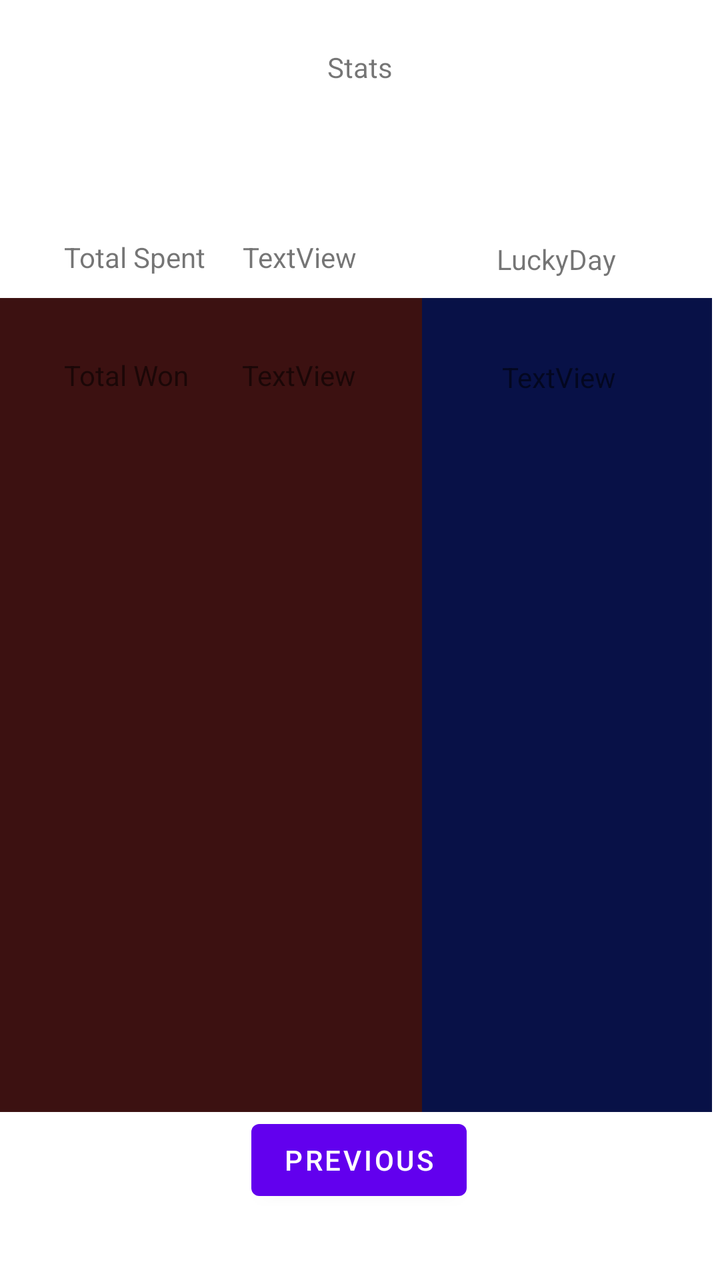
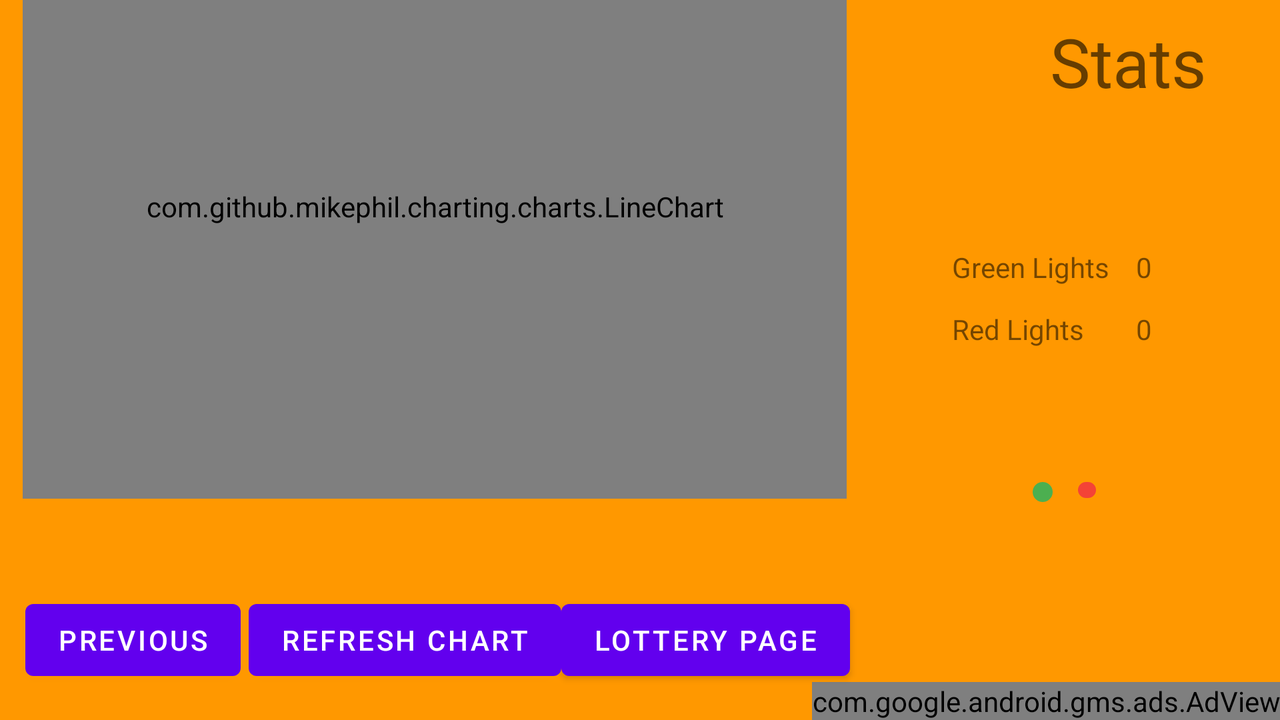

An Android layout and its configuration variant, each rendered on a device that would load it. The default file and the variant file are quoted in full after the pictures.
<!-- AndroidManifest.xml: application theme Theme.LuckyDay -->
<!-- res/layout/fragment_view_data.xml -->
<?xml version="1.0" encoding="utf-8"?>
<androidx.constraintlayout.widget.ConstraintLayout xmlns:android="http://schemas.android.com/apk/res/android"
    xmlns:app="http://schemas.android.com/apk/res-auto"
    xmlns:tools="http://schemas.android.com/tools"
    android:layout_width="match_parent"
    android:layout_height="match_parent"
    tools:context=".viewDataFragment">

    <TextView
        android:id="@+id/textview_second"
        android:layout_width="wrap_content"
        android:layout_height="wrap_content"
        app:layout_constraintBottom_toTopOf="@id/button_second"
        app:layout_constraintEnd_toEndOf="parent"
        app:layout_constraintStart_toStartOf="parent"
        app:layout_constraintTop_toTopOf="parent" />

    <Button
        android:id="@+id/button_second"
        android:layout_width="wrap_content"
        android:layout_height="wrap_content"
        android:layout_marginBottom="36dp"
        android:text="@string/previous"
        app:layout_constraintBottom_toBottomOf="parent"
        app:layout_constraintEnd_toEndOf="parent"
        app:layout_constraintHorizontal_bias="0.498"
        app:layout_constraintStart_toStartOf="parent" />

    <TextView
        android:id="@+id/textView"
        android:layout_width="wrap_content"
        android:layout_height="wrap_content"
        android:layout_marginTop="24dp"
        android:text="Stats"
        app:layout_constraintEnd_toEndOf="parent"
        app:layout_constraintHorizontal_bias="0.5"
        app:layout_constraintStart_toStartOf="parent"
        app:layout_constraintTop_toTopOf="parent" />

    <ListView
        android:id="@+id/listView"
        android:layout_width="257dp"
        android:layout_height="407dp"
        android:background="#3C1111"
        app:layout_constraintBottom_toTopOf="@+id/button_second"
        app:layout_constraintEnd_toStartOf="@+id/_dynamic"
        app:layout_constraintStart_toStartOf="parent" />

    <TextView
        android:id="@+id/textView2"
        android:layout_width="wrap_content"
        android:layout_height="wrap_content"
        android:layout_marginStart="32dp"
        android:layout_marginTop="76dp"
        android:text="Total Spent"
        app:layout_constraintStart_toStartOf="parent"
        app:layout_constraintTop_toBottomOf="@+id/textView" />

    <TextView
        android:id="@+id/textView3"
        android:layout_width="wrap_content"
        android:layout_height="wrap_content"
        android:layout_marginStart="32dp"
        android:layout_marginTop="40dp"
        android:text="Total Won"
        app:layout_constraintStart_toStartOf="parent"
        app:layout_constraintTop_toBottomOf="@+id/textView2" />

    <TextView
        android:id="@+id/totalSpentTV"
        android:layout_width="wrap_content"
        android:layout_height="wrap_content"
        android:layout_marginTop="76dp"
        android:text="TextView"
        app:layout_constraintEnd_toEndOf="parent"
        app:layout_constraintHorizontal_bias="0.4"
        app:layout_constraintStart_toStartOf="parent"
        app:layout_constraintTop_toBottomOf="@+id/textView" />

    <TextView
        android:id="@+id/totalWonTV"
        android:layout_width="wrap_content"
        android:layout_height="wrap_content"
        android:layout_marginTop="40dp"
        android:text="TextView"
        app:layout_constraintEnd_toEndOf="parent"
        app:layout_constraintHorizontal_bias="0.399"
        app:layout_constraintStart_toStartOf="parent"
        app:layout_constraintTop_toBottomOf="@+id/totalSpentTV" />

    <ListView
        android:id="@+id/moonDayList"
        android:layout_width="145dp"
        android:layout_height="407dp"
        android:layout_marginEnd="4dp"
        android:background="#081147"
        app:layout_constraintBottom_toTopOf="@+id/button_second"
        app:layout_constraintEnd_toEndOf="parent" />

    <TextView
        android:id="@+id/textView6"
        android:layout_width="wrap_content"
        android:layout_height="wrap_content"
        android:layout_marginTop="120dp"
        android:layout_marginEnd="52dp"
        android:text="LuckyDay"
        app:layout_constraintEnd_toEndOf="parent"
        app:layout_constraintTop_toTopOf="parent" />

    <TextView
        android:id="@+id/luckyDayTV"
        android:layout_width="wrap_content"
        android:layout_height="wrap_content"
        android:layout_marginTop="40dp"
        android:layout_marginEnd="52dp"
        android:text="TextView"
        app:layout_constraintEnd_toEndOf="parent"
        app:layout_constraintTop_toBottomOf="@+id/textView6" />

</androidx.constraintlayout.widget.ConstraintLayout>
<!-- resources referenced by this layout -->
<resources>
  <string name="previous">Previous</string>
  <style name="Theme.LuckyDay" parent="Theme.MaterialComponents.DayNight.DarkActionBar">
          
          <item name="colorPrimary">@color/purple_500</item>
          <item name="colorPrimaryVariant">@color/purple_700</item>
          <item name="colorOnPrimary">@color/white</item>
          
          <item name="colorSecondary">@color/teal_200</item>
          <item name="colorSecondaryVariant">@color/teal_700</item>
          <item name="colorOnSecondary">@color/black</item>
          
          <item name="android:statusBarColor" tools:targetApi="l">?attr/colorPrimaryVariant</item>
          
      </style>
  <color name="purple_500">#FF6200EE</color>
  <color name="purple_700">#FF3700B3</color>
  <color name="white">#FFFFFFFF</color>
  <color name="teal_200">#FF03DAC5</color>
  <color name="teal_700">#FF018786</color>
  <color name="black">#FF000000</color>
</resources>
<!-- res/layout-land/fragment_view_data.xml (the repository's variant of the layout above) -->
<!-- drawn on the phone turned sideways -->
<?xml version="1.0" encoding="utf-8"?>
<androidx.constraintlayout.widget.ConstraintLayout xmlns:android="http://schemas.android.com/apk/res/android"
    xmlns:app="http://schemas.android.com/apk/res-auto"
    xmlns:tools="http://schemas.android.com/tools"
    android:layout_width="match_parent"
    android:layout_height="match_parent"
    android:background="#FF9800"
    tools:context=".viewDataFragment">

    <Button
        android:id="@+id/lotteryPageButton"
        android:layout_width="wrap_content"
        android:layout_height="wrap_content"
        android:layout_weight="1"
        android:text="Lottery Page"
        app:layout_constraintBottom_toBottomOf="@+id/chartButton"
        app:layout_constraintStart_toEndOf="@+id/chartButton" />

    <com.google.android.gms.ads.AdView
        android:id="@+id/adView"
        android:layout_width="wrap_content"
        android:layout_height="wrap_content"
        android:layout_alignParentBottom="true"
        android:layout_centerHorizontal="true"
        app:adSize="BANNER"
        app:adUnitId="ca-app-pub-3940256099942544/6300978111"
        app:layout_constraintBottom_toBottomOf="parent"
        app:layout_constraintEnd_toEndOf="parent"></com.google.android.gms.ads.AdView>

    <ImageView
        android:id="@+id/redLightIndicator"
        android:layout_width="9dp"
        android:layout_height="8dp"
        android:layout_marginEnd="92dp"
        android:src="@drawable/rounded_button_red"
        app:layout_constraintBottom_toBottomOf="@+id/greenLightIndicator"
        app:layout_constraintEnd_toEndOf="parent"
        app:layout_constraintTop_toTopOf="@+id/greenLightIndicator"
        app:layout_constraintVertical_bias="0.0" />

    <ImageView
        android:id="@+id/greenLightIndicator"
        android:layout_width="10dp"
        android:layout_height="10dp"
        android:layout_marginStart="91dp"
        android:src="@drawable/greenlightbutton"
        app:layout_constraintBottom_toBottomOf="parent"
        app:layout_constraintEnd_toStartOf="@+id/redLightIndicator"
        app:layout_constraintHorizontal_bias="0.128"
        app:layout_constraintStart_toEndOf="@+id/lineChart"
        app:layout_constraintTop_toBottomOf="@+id/redLightsText3"
        app:layout_constraintVertical_bias="0.38" />

    <com.github.mikephil.charting.charts.BarChart
        android:id="@+id/chart"
        android:layout_width="408dp"
        android:layout_height="111dp"
        android:layout_marginStart="3dp"
        android:layout_marginTop="50dp"
        app:layout_constraintEnd_toEndOf="parent"
        app:layout_constraintStart_toStartOf="parent"
        app:layout_constraintTop_toBottomOf="@+id/button_second">

    </com.github.mikephil.charting.charts.BarChart>

    <com.github.mikephil.charting.charts.LineChart
        android:id="@+id/lineChart"
        android:layout_width="412dp"
        android:layout_height="292dp"
        app:layout_constraintBottom_toTopOf="@+id/moonPicture"
        app:layout_constraintEnd_toEndOf="parent"
        app:layout_constraintHorizontal_bias="0.05"
        app:layout_constraintStart_toStartOf="parent">

    </com.github.mikephil.charting.charts.LineChart>

    <TextView
        android:id="@+id/greenLightsText3"
        android:layout_width="wrap_content"
        android:layout_height="wrap_content"
        android:layout_marginStart="476dp"
        android:layout_marginTop="124dp"
        android:text="Green Lights"
        app:layout_constraintStart_toStartOf="parent"
        app:layout_constraintTop_toTopOf="parent" />

    <TextView
        android:id="@+id/greenLightsTV"
        android:layout_width="wrap_content"
        android:layout_height="wrap_content"
        android:layout_marginStart="568dp"
        android:text="0"
        app:layout_constraintBottom_toBottomOf="@+id/greenLightsText3"
        app:layout_constraintStart_toStartOf="parent" />

    <TextView
        android:id="@+id/redLightsTV"
        android:layout_width="wrap_content"
        android:layout_height="wrap_content"
        android:layout_marginStart="568dp"
        android:text="0"
        app:layout_constraintBottom_toBottomOf="@+id/redLightsText3"
        app:layout_constraintStart_toStartOf="parent" />

    <TextView
        android:id="@+id/redLightsText3"
        android:layout_width="wrap_content"
        android:layout_height="wrap_content"
        android:layout_marginStart="476dp"
        android:layout_marginTop="12dp"
        android:text="Red Lights"
        app:layout_constraintStart_toStartOf="parent"
        app:layout_constraintTop_toBottomOf="@+id/greenLightsText3" />

    <TextView
        android:id="@+id/textview_second"
        android:layout_width="wrap_content"
        android:layout_height="wrap_content"
        app:layout_constraintBottom_toTopOf="@id/button_second"
        app:layout_constraintEnd_toEndOf="parent"
        app:layout_constraintStart_toStartOf="parent"
        app:layout_constraintTop_toTopOf="parent" />

    <Button
        android:id="@+id/button_second"
        android:layout_width="wrap_content"
        android:layout_height="wrap_content"
        android:layout_marginBottom="16dp"
        android:text="@string/previous"
        app:layout_constraintBottom_toBottomOf="parent"
        app:layout_constraintEnd_toEndOf="parent"
        app:layout_constraintHorizontal_bias="0.024"
        app:layout_constraintStart_toStartOf="parent" />

    <TextView
        android:id="@+id/textView"
        android:layout_width="wrap_content"
        android:layout_height="wrap_content"
        android:layout_marginTop="8dp"
        android:text="Stats"
        android:textAppearance="@style/TextAppearance.AppCompat.Display1"
        app:layout_constraintEnd_toEndOf="parent"
        app:layout_constraintHorizontal_bias="0.935"
        app:layout_constraintStart_toStartOf="parent"
        app:layout_constraintTop_toTopOf="parent" />

    <Button
        android:id="@+id/chartButton"
        android:layout_width="wrap_content"
        android:layout_height="wrap_content"
        android:layout_marginStart="4dp"
        android:text="Refresh Chart"
        app:layout_constraintBottom_toBottomOf="@+id/button_second"
        app:layout_constraintStart_toEndOf="@+id/button_second" />

    <ImageView
        android:id="@+id/moonPicture"
        android:layout_width="413dp"
        android:layout_height="39dp"
        android:layout_marginBottom="8dp"
        android:src="@drawable/moons_pano"
        app:layout_constraintBottom_toTopOf="@+id/chartButton"
        app:layout_constraintEnd_toEndOf="@+id/lineChart"
        app:layout_constraintHorizontal_bias="0.049"
        app:layout_constraintStart_toStartOf="@+id/lineChart" />


</androidx.constraintlayout.widget.ConstraintLayout>
<!-- resources referenced by the variant -->
<!-- as the phone turned sideways resolves them -->
<resources>
  <!-- drawable greenlightbutton (drawable) -->
  <?xml version="1.0" encoding="utf-8"?>
  <shape xmlns:android="http://schemas.android.com/apk/res/android"
      android:shape="rectangle">
      <solid android:color="#4caf50"/>
      <corners android:bottomRightRadius="80dp"
          android:bottomLeftRadius="80dp"
          android:topRightRadius="80dp"
          android:topLeftRadius="80dp"/>
  </shape>
  <!-- drawable rounded_button_red (drawable) -->
  <?xml version="1.0" encoding="utf-8"?>
  <shape xmlns:android="http://schemas.android.com/apk/res/android"
      android:shape="rectangle">
      <solid android:color="#F44336"/>
      <corners android:bottomRightRadius="80dp"
          android:bottomLeftRadius="80dp"
          android:topRightRadius="80dp"
          android:topLeftRadius="80dp"/>
  </shape>
  <string name="previous">Previous</string>
  <style name="Theme.LuckyDay" parent="Theme.MaterialComponents.DayNight.DarkActionBar">
          
          <item name="colorPrimary">@color/purple_500</item>
          <item name="colorPrimaryVariant">@color/purple_700</item>
          <item name="colorOnPrimary">@color/white</item>
          
          <item name="colorSecondary">@color/teal_200</item>
          <item name="colorSecondaryVariant">@color/teal_700</item>
          <item name="colorOnSecondary">@color/black</item>
          
          <item name="android:statusBarColor" tools:targetApi="l">?attr/colorPrimaryVariant</item>
          
      </style>
  <color name="purple_500">#FF6200EE</color>
  <color name="purple_700">#FF3700B3</color>
  <color name="white">#FFFFFFFF</color>
  <color name="teal_200">#FF03DAC5</color>
  <color name="teal_700">#FF018786</color>
  <color name="black">#FF000000</color>
</resources>
